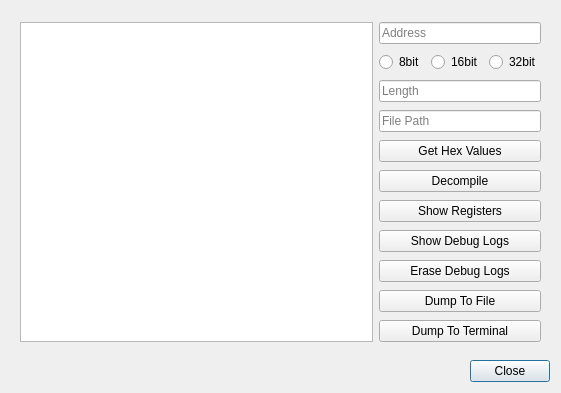
<?xml version="1.0" encoding="UTF-8"?>
<ui version="4.0">
 <class>DebugViewer</class>
 <widget class="QDialog" name="DebugViewer">
  <property name="geometry">
   <rect>
    <x>0</x>
    <y>0</y>
    <width>561</width>
    <height>393</height>
   </rect>
  </property>
  <property name="sizePolicy">
   <sizepolicy hsizetype="MinimumExpanding" vsizetype="MinimumExpanding">
    <horstretch>0</horstretch>
    <verstretch>0</verstretch>
   </sizepolicy>
  </property>
  <property name="windowTitle">
   <string>Debugger</string>
  </property>
  <layout class="QGridLayout" name="gridLayout">
   <item row="2" column="0">
    <widget class="QDialogButtonBox" name="buttonBox">
     <property name="sizePolicy">
      <sizepolicy hsizetype="Expanding" vsizetype="Fixed">
       <horstretch>0</horstretch>
       <verstretch>0</verstretch>
      </sizepolicy>
     </property>
     <property name="orientation">
      <enum>Qt::Horizontal</enum>
     </property>
     <property name="standardButtons">
      <set>QDialogButtonBox::Close</set>
     </property>
    </widget>
   </item>
   <item row="1" column="0">
    <widget class="QWidget" name="widget" native="true">
     <property name="sizePolicy">
      <sizepolicy hsizetype="MinimumExpanding" vsizetype="MinimumExpanding">
       <horstretch>0</horstretch>
       <verstretch>0</verstretch>
      </sizepolicy>
     </property>
     <layout class="QGridLayout" name="gridLayout_2">
      <item row="9" column="1" colspan="3">
       <widget class="QPushButton" name="debugDumpToFile">
        <property name="text">
         <string>Dump To File</string>
        </property>
        <property name="autoDefault">
         <bool>false</bool>
        </property>
       </widget>
      </item>
      <item row="5" column="1" colspan="3">
       <widget class="QPushButton" name="debugDecompile">
        <property name="text">
         <string>Decompile</string>
        </property>
       </widget>
      </item>
      <item row="4" column="1" colspan="3">
       <widget class="QPushButton" name="debugGetHexValues">
        <property name="text">
         <string>Get Hex Values</string>
        </property>
        <property name="autoDefault">
         <bool>false</bool>
        </property>
       </widget>
      </item>
      <item row="1" column="3">
       <widget class="QRadioButton" name="debug32Bit">
        <property name="text">
         <string>32bit</string>
        </property>
       </widget>
      </item>
      <item row="1" column="1">
       <widget class="QRadioButton" name="debug8Bit">
        <property name="text">
         <string>8bit</string>
        </property>
       </widget>
      </item>
      <item row="2" column="1" colspan="3">
       <widget class="QLineEdit" name="debugLength">
        <property name="placeholderText">
         <string>Length</string>
        </property>
       </widget>
      </item>
      <item row="8" column="1" colspan="3">
       <widget class="QPushButton" name="debugEraseDebugLogs">
        <property name="text">
         <string>Erase Debug Logs</string>
        </property>
        <property name="autoDefault">
         <bool>false</bool>
        </property>
       </widget>
      </item>
      <item row="7" column="1" colspan="3">
       <widget class="QPushButton" name="debugShowDebugLogs">
        <property name="text">
         <string>Show Debug Logs</string>
        </property>
        <property name="autoDefault">
         <bool>false</bool>
        </property>
       </widget>
      </item>
      <item row="1" column="2">
       <widget class="QRadioButton" name="debug16Bit">
        <property name="text">
         <string>16bit</string>
        </property>
       </widget>
      </item>
      <item row="10" column="1" colspan="3">
       <widget class="QPushButton" name="debugDumpToTerminal">
        <property name="text">
         <string>Dump To Terminal</string>
        </property>
        <property name="autoDefault">
         <bool>false</bool>
        </property>
       </widget>
      </item>
      <item row="0" column="1" colspan="3">
       <widget class="QLineEdit" name="debugAddress">
        <property name="placeholderText">
         <string>Address</string>
        </property>
       </widget>
      </item>
      <item row="3" column="1" colspan="3">
       <widget class="QLineEdit" name="debugFilePath">
        <property name="placeholderText">
         <string>File Path</string>
        </property>
       </widget>
      </item>
      <item row="6" column="1" colspan="3">
       <widget class="QPushButton" name="debugShowRegisters">
        <property name="text">
         <string>Show Registers</string>
        </property>
       </widget>
      </item>
      <item row="0" column="0" rowspan="11">
       <widget class="QTextEdit" name="debugValueList">
        <property name="sizePolicy">
         <sizepolicy hsizetype="Expanding" vsizetype="Expanding">
          <horstretch>0</horstretch>
          <verstretch>0</verstretch>
         </sizepolicy>
        </property>
        <property name="lineWrapMode">
         <enum>QTextEdit::NoWrap</enum>
        </property>
        <property name="readOnly">
         <bool>true</bool>
        </property>
        <property name="acceptRichText">
         <bool>false</bool>
        </property>
       </widget>
      </item>
     </layout>
    </widget>
   </item>
  </layout>
 </widget>
 <resources/>
 <connections>
  <connection>
   <sender>buttonBox</sender>
   <signal>accepted()</signal>
   <receiver>DebugViewer</receiver>
   <slot>accept()</slot>
   <hints>
    <hint type="sourcelabel">
     <x>248</x>
     <y>254</y>
    </hint>
    <hint type="destinationlabel">
     <x>157</x>
     <y>274</y>
    </hint>
   </hints>
  </connection>
  <connection>
   <sender>buttonBox</sender>
   <signal>rejected()</signal>
   <receiver>DebugViewer</receiver>
   <slot>reject()</slot>
   <hints>
    <hint type="sourcelabel">
     <x>316</x>
     <y>260</y>
    </hint>
    <hint type="destinationlabel">
     <x>286</x>
     <y>274</y>
    </hint>
   </hints>
  </connection>
 </connections>
</ui>
